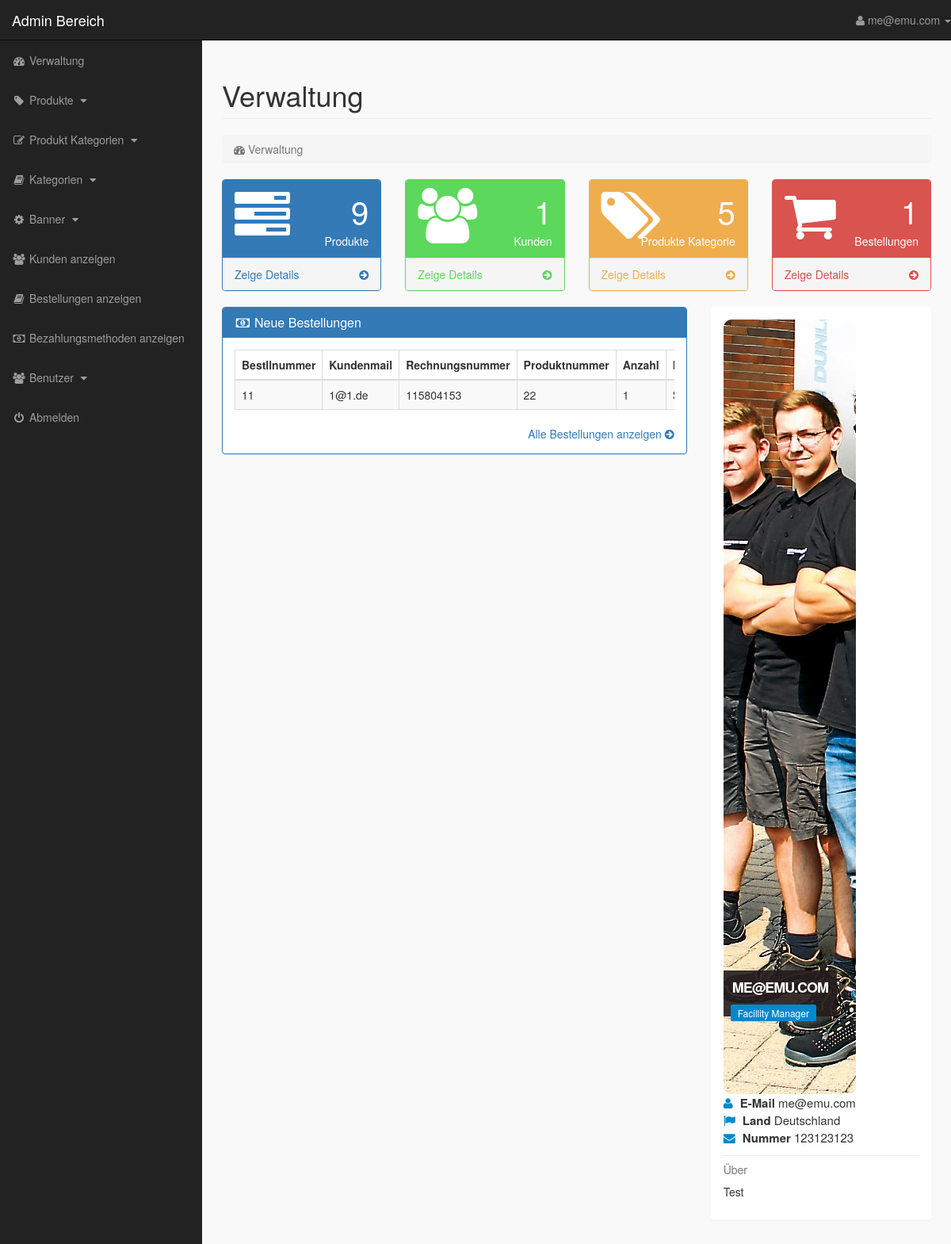
The page /index.php?dashboard (signed in) on the database its author committed.
### tables this page shows
CREATE TABLE `pending_orders` (
  `order_id` int(10) NOT NULL,
  `customer_id` int(10) NOT NULL,
  `invoice_no` int(10) NOT NULL,
  `product_id` text NOT NULL,
  `qty` int(10) NOT NULL,
  `size` text NOT NULL,
  `order_status` text NOT NULL
);

CREATE TABLE `customers` (
  `customer_id` int(10) NOT NULL,
  `customer_name` varchar(255) NOT NULL,
  `customer_email` varchar(255) NOT NULL,
  `customer_pass` varchar(255) NOT NULL,
  `customer_country` text NOT NULL,
  `customer_city` text NOT NULL,
  `customer_contact` varchar(255) NOT NULL,
  `customer_address` text NOT NULL,
  `customer_image` text NOT NULL,
  `customer_ip` varchar(100) NOT NULL
);

### dashboard.php (the view, shortened to what this page needs)
<?php
    if(!isset($_SESSION['admin_email'])){
        echo "<script>window.open('login.php','_self')</script>";
    }else{
?>
<div class="row">
    <div class="col-lg-12">
        <h1 class="page-header"> Verwaltung </h1>
        <ol class="breadcrumb">
            <li class="active">
                <i class="fa fa-dashboard"></i> Verwaltung
            </li>
        </ol>
    </div>
</div>
<div class="row">
    <div class="col-lg-3 col-md-6">
        <div class="panel panel-primary">
            <div class="panel-heading">
                <div class="row">
                    <div class="col-xs-3">
                        <i class="fa fa-tasks fa-5x"></i>
                    </div>
                    <div class="col-xs-9 text-right">
                        <div class="huge"> <?php echo $count_products; ?> </div>
                        <div> Produkte </div>
                    </div>
                </div>
            </div>
            <a href="index.php?view_products">
                <div class="panel-footer">
                    <span class="pull-left">
                        Zeige Details
                    </span>
                    <span class="pull-right">
                        <i class="fa fa-arrow-circle-right"></i>
                    </span>
                    <div class="clearfix"></div>
                </div>
            </a>
        </div>
    </div>
    <div class="col-lg-3 col-md-6">
        <div class="panel panel-green">
            <div class="panel-heading">
                <div class="row">
                    <div class="col-xs-3">
                        <i class="fa fa-users fa-5x"></i>
                    </div>
                    <div class="col-xs-9 text-right">
                        <div class="huge"> <?php echo $count_customers; ?> </div>
                        <div> Kunden </div>
                    </div>
                </div>
            </div>
            <a href="index.php?view_customers">
                <div class="panel-footer">
                    <span class="pull-left">
                        Zeige Details
                    </span>
                    <span class="pull-right">
                        <i class="fa fa-arrow-circle-right"></i>
                    </span>
                    <div class="clearfix"></div>
                </div>
            </a>
        </div>
    </div>
    <div class="col-lg-3 col-md-6">
        <div class="panel panel-orange">
            <div class="panel-heading">
                <div class="row">
                    <div class="col-xs-3">
                        <i class="fa fa-tags fa-5x"></i>
                    </div>
                    <div class="col-xs-9 text-right">
                        <div class="huge"> <?php echo $count_p_categories; ?> </div>
                        <div> Produkte Kategorie </div>
                    </div>
                </div>
            </div>
            <a href="index.php?view_p_cats">
                <div class="panel-footer">
                    <span class="pull-left">
                       Zeige Details
                    </span>
                    <span class="pull-right">
                        <i class="fa fa-arrow-circle-right"></i>
                    </span>
                    <div class="clearfix"></div>
                </div>
            </a>
        </div>
    </div>
    <div class="col-lg-3 col-md-6">
        <div class="panel panel-red">
            <div class="panel-heading">
                <div class="row">
                    <div class="col-xs-3">
                        <i class="fa fa-shopping-cart fa-5x"></i>
                    </div>
                    <div class="col-xs-9 text-right">
                        <div class="huge"> <?php echo $count_pending_orders; ?> </div>
                        <div> Bestellungen </div>
                    </div>
                </div>
            </div>
            <a href="index.php?view_orders">
                <div class="panel-footer">
                    <span class="pull-left">
                       Zeige Details
                    </span>
                    <span class="pull-right">
                        <i class="fa fa-arrow-circle-right"></i>
                    </span>
                    <div class="clearfix"></div>
                </div>
            </a>
        </div>
    </div>
</div>
<div class="row">
    <div class="col-lg-8">
        <div class="panel panel-primary">
            <div class="panel-heading">
                <h3 class="panel-title">
                    <i class="fa fa-money fa-fw"></i> Neue Bestellungen
                </h3>
            </div>
            <div class="panel-body">
                <div class="table-responsive">
                    <table class="table table-hover table-striped table-bordered">
                        <thead>
                            <tr>
                                <th> Bestllnummer </th>
                                <th> Kundenmail </th>
                                <th> Rechnungsnummer </th>
                                <th> Produktnummer </th>
                                <th> Anzahl</th>
                                <th> Produktgröße </th>
                            </tr>
                        </thead>
                        <tbody>
                            <?php
                                $get_order = "select * from pending_orders order by 1 DESC LIMIT 0,5";
                                $run_order = mysqli_query($con,$get_order);
                                while($row_order=mysqli_fetch_array($run_order)){
                                    $order_id = $row_order['order_id'];
                                    $c_id = $row_order['customer_id'];
                                    $invoice_no = $row_order['invoice_no'];
                                    $product_id = $row_order['product_id'];
                                    $qty = $row_order['qty'];
                                    $size = $row_order['size'];
                            ?>
                            <tr>
                                <td> <?php echo $order_id; ?> </td>
                                <td>
                                    <?php
                                        $get_customer = "select * from customers where customer_id='$c_id'";
                                        $run_customer = mysqli_query($con,$get_customer);
                                        $row_customer = mysqli_fetch_array($run_customer);
                                        $customer_email = $row_customer['customer_email'];
                                        echo $customer_email;
                                    ?>
                                </td>
                                <td> <?php echo $invoice_no; ?> </td>
                                <td> <?php echo $product_id; ?> </td>
                                <td> <?php echo $qty; ?> </td>
                                <td> <?php echo $size; ?> </td>
                            </tr>
                            <?php } ?>
                        </tbody>
                    </table>
                </div>
                <div class="text-right">
                    <a href="index.php?view_orders">
                        Alle Bestellungen anzeigen <i class="fa fa-arrow-circle-right"></i>
                    </a>
                </div>
            </div>
        </div>
    </div>
    <div class="col-md-4">
        <div class="panel">
            <div class="panel-body">
                <div class="mb-md thumb-info">
                    <img src="admin_images/<?php echo $admin_image; ?>" alt="<?php echo $admin_image; ?>" class="rounded img-responsive">
                    <div class="thumb-info-title">
                        <span class="thumb-info-inner"> <?php echo $admin_name; ?> </span>
                        <span class="thumb-info-type"> <?php echo $admin_job; ?> </span>
                    </div>
                </div>
                <div class="mb-md">
                    <div class="widget-content-expanded">
                        <i class="fa fa-user"></i> <span> E-Mail </span> <?php echo $admin_email; ?> <br/>
                        <i class="fa fa-flag"></i> <span> Land </span> <?php echo $admin_country; ?> <br/>
                        <i class="fa fa-envelope"></i> <span> Nummer </span> <?php echo $admin_contact; ?> <br/>
                    </div>
                    <hr class="dotted short">
                    <h5 class="text-muted"> Über </h5>
                    <p>
                        <?php echo $admin_about; ?>
                    </p>
                </div>
            </div>
        </div>
    </div>
</div>
<?php } ?>

### includes/sidebar.php (shortened to what this page needs)
<?php
    if(!isset($_SESSION['admin_email'])){
        echo "<script>window.open('login.php','_self')</script>";
    }else{
?>
<nav class="navbar navbar-inverse navbar-fixed-top">
    <div class="navbar-header">
        <a href="index.php?dashboard" class="navbar-brand">Admin Bereich</a>
    </div>
    <ul class="nav navbar-right top-nav">
        <li class="dropdown">
            <a href="#" class="dropdown-toggle" data-toggle="dropdown">
                <i class="fa fa-user"></i> <?php echo $admin_name;  ?> <b class="caret"></b>
            </a>
        </li>
    </ul>
    <div class="collapse navbar-collapse navbar-ex1-collapse">
        <ul class="nav navbar-nav side-nav">
            <li>
                <a href="index.php?dashboard">
                        <i class="fa fa-fw fa-dashboard"></i> Verwaltung
                </a>
            </li>
            <li>
                <a href="#" data-toggle="collapse" data-target="#products">
                        <i class="fa fa-fw fa-tag"></i> Produkte
                        <i class="fa fa-fw fa-caret-down"></i>
                </a>
            </li>
            <li>
                <a href="#" data-toggle="collapse" data-target="#p_cat">
                        <i class="fa fa-fw fa-edit"></i> Produkt Kategorien
                        <i class="fa fa-fw fa-caret-down"></i>
                </a>
            </li>
            <li>
                <a href="#" data-toggle="collapse" data-target="#cat">
                        <i class="fa fa-fw fa-book"></i> Kategorien
                        <i class="fa fa-fw fa-caret-down"></i>
                </a>
            </li>
            <li>
                <a href="#" data-toggle="collapse" data-target="#slides">
                        <i class="fa fa-fw fa-gear"></i> Banner
                        <i class="fa fa-fw fa-caret-down"></i>
                </a>
            </li>
            <li>
                <a href="index.php?view_customers">
                    <i class="fa fa-fw fa-users"></i>  Kunden anzeigen
                </a>
            </li>
            <li>
                <a href="index.php?view_orders">
                    <i class="fa fa-fw fa-book"></i> Bestellungen anzeigen
                </a>
            </li>
            <li>
                <a href="index.php?view_payments">
                    <i class="fa fa-fw fa-money"></i> Bezahlungsmethoden anzeigen
                </a>
            </li>
            <li>
                <a href="#" data-toggle="collapse" data-target="#users">
                        <i class="fa fa-fw fa-users"></i> Benutzer
                        <i class="fa fa-fw fa-caret-down"></i>
                </a>
            </li>
            <li>
                <a href="logout.php">
                    <i class="fa fa-fw fa-power-off"></i> Abmelden
                </a>
            </li>
        </ul>
    </div>
</nav>
<?php } ?>

### css/style.css (style rules this page uses)
body { margin-top: 100px; }
@media (min-width: 768px) { body { margin-top: 50px; } }
.top-nav { 0 15px; }
.top-nav>li { float: left; display: inline-block; }
.top-nav>li>a { color: #999999; line-height: 20px; padding-top: 15px; padding-bottom: 15px; }
@media (min-width: 768px) { .side-nav { position: fixed; top: 51px; bottom: 0; width: 255px; overflow-y: auto; overflow-x: hidden; background-color: #222222; padding-bottom: 40px; border-radius: 0; } }
@media (min-width: 768px) { .side-nav>li>a { width: 255px; } }
.huge { font-size: 40px; line-height: normal; }
.panel-green { border-color: #5cd85c; }
.panel-green>.panel-heading { color: #ffffff; background-color: #5cd85c; }
.panel-green>a { color: #5cd85c; }
.panel-orange { border-color: #f0ad4e; }
.panel-orange>.panel-heading { color: #ffffff; background-color: #f0ad4e; }
.panel-orange>a { color: #f0ad4e; }
.panel-red { border-color: #d9534f; }
.panel-red>.panel-heading { color: #ffffff; background-color: #d9534f; }
.panel-red>a { color: #d9534f; }
.panel-body { border-radius: 5px; }
.thumb-info { position: relative; }
.rounded { border-radius: 10px; }
hr { border: 0; height: 1px; margin: 10px 0 10px 0; }
hr.dotted { border-bottom: 1px #dddddd dotted; height: 0px; margin: 10px 0 10px 0; }
.thumb-info .thumb-info-title { background: rgba(36,27,28,.9); bottom: 10%; color: #ffffff; font-size: 18px; font-weight: 600; left: 0; letter-spacing: -1px; padding: 9px 11px 9px; position: absolute; text-transform: uppercase; z-index: 1; }
.thumb-info .thumb-info-inner { display: block; }
.thumb-info .thumb-info-type { background: #0088cc; display: inline-block; border-radius: 2px; float: left; font-size: 12px; font-weight: 400; letter-spacing: 0; margin: 8px -2px -15px -2px; padding: 2px 9px; text-transform: none; }
.widget-content-expanded { font-size: 15px; }
.widget-content-expanded span { font-weight: 600; }
.widget-content-expanded i { color: #0088cc; margin-right: 5px; }

### rows shown on the page
pending_orders: order_id "11", customer.customer_email "1@1.de", invoice_no "115804153", product "22", qty "1"

### other values the page prints
$admin_name "me@emu.com"
$count_products "9"
$count_customers "1"
$count_p_categories "5"
$count_pending_orders "1"
$admin_name "ME@EMU.COM"
$admin_job "Facillity Manager"
$admin_email "me@emu.com"
$admin_country "Deutschland"
$admin_contact "123123123"
$admin_about "Test"
